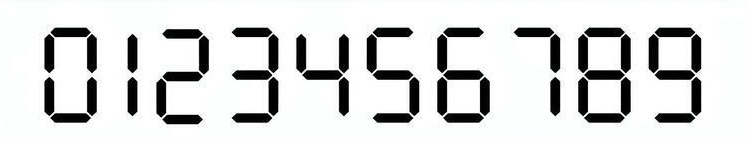
#> input picture seven_segment_digits.jpeg, 748 x 141 px
$ python -i main.py   (imports and definitions only)
#> lines starting #> are read from the running program, lines starting #| are printed output that depends on the picture; after the words box and inside, x2 and y2 are one past the last pixel; in counts of white or black regions, pixels touching at a corner belong together; pictures that were not available may be replaced by others from this repository, and a replacement may not be noted
### noise.py
import random

import numpy as np

# https://qiita.com/Cartelet/items/9fcf3890a9ac59e1fd1f


class PerlinNoise:
    def fade(self, t):
        return 6 * t**5 - 15 * t**4 + 10 * t**3

    def lerp(self, a, b, t):
        return a + self.fade(t) * (b - a)

    def perlin(self, r):
        ri = np.floor(r).astype(int)
        ri[0] -= ri[0].min()
        ri[1] -= ri[1].min()
        rf = np.array(r) % 1
        g = 2 * np.random.rand(ri[0].max() + 2, ri[1].max() + 2, 2) - 1
        e = np.array([[[[0, 0], [0, 1], [1, 0], [1, 1]]]])
        er = (np.array([rf]).transpose(2, 3, 0, 1) - e).reshape(
            r.shape[1], r.shape[2], 4, 1, 2
        )
        gr = (
            np.r_[
                "3,4,0",
                g[ri[0], ri[1]],
                g[ri[0], ri[1] + 1],
                g[ri[0] + 1, ri[1]],
                g[ri[0] + 1, ri[1] + 1],
            ]
            .transpose(0, 1, 3, 2)
            .reshape(r.shape[1], r.shape[2], 4, 2, 1)
        )
        p = (er @ gr).reshape(r.shape[1], r.shape[2], 4).transpose(2, 0, 1)

        return self.lerp(
            self.lerp(p[0], p[2], rf[0]), self.lerp(p[1], p[3], rf[0]), rf[1]
        )

    def generate(self, N=512, scale=1, count=1):
        y = np.zeros((N, N))
        for i in range(1, count + 1):
            x = np.linspace(0, scale, N)
            r = np.array(np.meshgrid(x, x))
            y += self.perlin(r)
        y = (y - y.min()) / (y.max() - y.min())
        return y


class NoiseImage:
    def __init__(self):
        self.perlin = PerlinNoise()

    def generate(self, N=512, count=1):
        base = np.random.rand(3) * 255
        for i in range(1, count + 1):
            scale = random.randint(1, 10 * (count + 1))
            y = self.perlin.generate(N=N, scale=scale)
            color2 = np.random.rand(3) * 255
            alpha = np.dstack([y, y, y])
            base = (1 - alpha) * base + alpha * color2
        return base

### main.py
import os
import random
import xml.etree.ElementTree as ET
from concurrent.futures import ProcessPoolExecutor
from pathlib import Path

import cv2
import numpy as np
from tqdm import tqdm

from noise import NoiseImage

MAX_WORKERS = None


def load_digit_images(digit_image_dir, key):
    img_path = os.path.join(digit_image_dir, f"digit_{key}.png")
    img = cv2.imread(img_path, cv2.IMREAD_GRAYSCALE)
    img_color = cv2.cvtColor(img, cv2.COLOR_GRAY2BGR)
    return img_color


def create_number_image(digit_images):
    # 各数字を並べて一つの画像に結合します
    digit_imgs = []
    bounding_boxes = []
    x_offset = 0
    max_height = 0
    for img in digit_images:
        h, w, _ = img.shape
        max_height = max(max_height, h)
        digit_imgs.append((img, (w, h)))

    total_width = sum([w for img, (w, h) in digit_imgs])
    # 数字間のランダムなマージンを計算
    margin = random.randint(0, 15)
    total_margin = sum(margin for _ in range(len(digit_imgs) - 1))
    total_width += total_margin

    # カラー画像として初期化
    number_image = np.zeros((max_height, total_width, 3), dtype=np.uint8)
    pad = 10
    for i, (img, (w, h)) in enumerate(digit_imgs):
        y_offset = (max_height - h) // 2
        x_offset = sum([w + margin - pad for img, (w, h) in digit_imgs[:i]])
        number_image[y_offset : y_offset + h, x_offset : x_offset + w] = img
        bbox = [x_offset + pad, y_offset + pad, x_offset + w - pad, y_offset + h - pad]
        bounding_boxes.append(bbox)

    return number_image, bounding_boxes


def apply_random_transform(image, bounding_boxes):
    # 画像に余白を追加しておく
    border = int(max(image.shape[0], image.shape[1]) * 0.3)
    padded_image = cv2.copyMakeBorder(
        image, border, border, border, border, cv2.BORDER_CONSTANT, value=[0, 0, 0]
    )
    padded_rows, padded_cols, _ = padded_image.shape

    # アスペクト比の変更を適用（横方向のスケーリング）
    aspect_ratio = random.uniform(0.8, 1.2)
    new_cols = int(padded_cols * aspect_ratio)
    padded_image = cv2.resize(
        padded_image, (new_cols, padded_rows), interpolation=cv2.INTER_LINEAR
    )
    bounding_boxes = [
        [
            int((bbox[0] + border) * aspect_ratio),
            int((bbox[1] + border)),
            int((bbox[2] + border) * aspect_ratio),
            int((bbox[3] + border)),
        ]
        for bbox in bounding_boxes
    ]
    padded_cols = new_cols

    # ランダムな回転角度、スケーリング、平行移動
    angle = random.uniform(-10, 10)
    scale = random.uniform(0.5, 1.2)
    tx = random.uniform(-padded_cols * 0.05, padded_cols * 0.05)
    ty = random.uniform(-padded_rows * 0.05, padded_rows * 0.05)

    # アフィン変換行列を計算
    M_affine = cv2.getRotationMatrix2D((padded_cols / 2, padded_rows / 2), angle, scale)
    M_affine[0, 2] += tx
    M_affine[1, 2] += ty

    # パースペクティブ変換のための点を計算
    dst_size = (padded_cols, padded_rows)
    src_pts = np.float32(
        [
            [0, 0],
            [padded_cols - 1, 0],
            [padded_cols - 1, padded_rows - 1],
            [0, padded_rows - 1],
        ]
    )
    max_displacement = 0.1 * min(padded_cols, padded_rows)
    dst_pts = src_pts + np.float32(
        [
            [
                random.uniform(-max_displacement, max_displacement),
                random.uniform(-max_displacement, max_displacement),
            ]
            for _ in range(4)
        ]
    )

    # アフィン変換行列を3x3に拡張
    M_affine_3x3 = np.vstack([M_affine, [0, 0, 1]])

    # パースペクティブ変換行列を計算
    M_perspective = cv2.getPerspectiveTransform(src_pts, dst_pts)

    # 全体の変換行列（ホモグラフィー行列）を計算
    M_total = M_perspective @ M_affine_3x3

    # 画像に全体の変換を適用
    transformed_image = cv2.warpPerspective(
        padded_image,
        M_total,
        dst_size,
        borderMode=cv2.BORDER_CONSTANT,
        borderValue=[0, 0, 0],
    )

    # バウンディングボックスを変換
    new_bounding_boxes = []
    for bbox in bounding_boxes:
        bbox_pts = np.float32(
            [
                [bbox[0], bbox[1]],
                [bbox[2], bbox[1]],
                [bbox[2], bbox[3]],
                [bbox[0], bbox[3]],
            ]
        ).reshape(-1, 1, 2)
        # 全体の変換行列を適用
        transformed_pts = cv2.perspectiveTransform(bbox_pts, M_total)
        transformed_pts = transformed_pts.reshape(-1, 2)
        x_coords = transformed_pts[:, 0]
        y_coords = transformed_pts[:, 1]
        new_bbox = [
            int(np.min(x_coords)),
            int(np.min(y_coords)),
            int(np.max(x_coords)),
            int(np.max(y_coords)),
        ]
        new_bounding_boxes.append(new_bbox)

    return transformed_image, new_bounding_boxes


def change_background_and_digit_colors(image):
    # 画像をグレースケールに変換してマスクを作成
    gray_image = cv2.cvtColor(image, cv2.COLOR_BGR2GRAY)
    _, mask = cv2.threshold(gray_image, 150, 255, cv2.THRESH_BINARY)
    mask_inv = cv2.bitwise_not(mask)

    # 数字の色と背景色をランダムに設定（BGR）
    digit_color = [random.randint(0, 255) for _ in range(3)]

    # 数字の部分を着色
    digit_colored = np.full(image.shape, digit_color, dtype=np.uint8)
    return digit_colored, mask_inv


def place_on_canvas(image, canvas, mask_inv):
    img_h, img_w, _ = image.shape
    scale = 1.0  # スケーリングファクターの初期化

    x_offset = random.randint(0, canvas.shape[1] - img_w)
    y_offset = random.randint(0, canvas.shape[0] - img_h)

    a = cv2.bitwise_and(
        canvas[y_offset : y_offset + img_h, x_offset : x_offset + img_w],
        canvas[y_offset : y_offset + img_h, x_offset : x_offset + img_w],
        mask=mask_inv,
    )

    b = cv2.bitwise_and(image, image, mask=cv2.bitwise_not(mask_inv))

    canvas[y_offset : y_offset + img_h, x_offset : x_offset + img_w] = a + b

    return canvas, x_offset, y_offset, img_w, img_h, scale


# [11 lines left out: function update_bounding_boxes, not called in this run]


def add_gradient_noise(image):
    h, w = image.shape[:2]

    if random.choice([True, False]):
        gradient = np.tile(np.linspace(0, 1, w, dtype=np.float32), (h, 1))
    else:
        gradient = np.tile(np.linspace(0, 1, h, dtype=np.float32), (w, 1)).T

    # ランダムな強度と方向を設定
    intensity = random.uniform(0, 1)
    gradient = gradient * intensity

    # グラデーションをカラー画像に拡張
    gradient = cv2.merge([gradient, gradient, gradient])

    # 画像にグラデーションを適用
    image_with_gradient = cv2.convertScaleAbs(image.astype(np.float32) * (1 + gradient))

    return image_with_gradient


# [41 lines left out: function save_image_and_annotations, not called in this run]


def process_image(i):
    output_dir = "output_images"
    digit_image_dir = "output_digits"

    num_digits = random.randint(1, 3)
    labels = [str(random.randint(0, 9)) for _ in range(num_digits)]
    digits_list = [load_digit_images(digit_image_dir, label) for label in labels]
    number_image, bounding_boxes = create_number_image(digits_list)
    transformed_image, new_bounding_boxes = apply_random_transform(
        number_image, bounding_boxes
    )
    colored_image, mask_inv = change_background_and_digit_colors(transformed_image)

    gradient_image = add_gradient_noise(colored_image)

    rand = random.random()
    if rand < 0.2:
        color = [random.randint(0, 255) for _ in range(3)]
        canvas = np.full((224 * 3, 224 * 3, 3), color, dtype=np.uint8)
    else:
        canvas = NoiseImage().generate(N=224 * 3, count=5).astype(np.uint8)

    canvas_image, x_offset, y_offset, img_w, img_h, scale = place_on_canvas(
        gradient_image,
        canvas,
        mask_inv,
    )

    final_bounding_boxes = update_bounding_boxes(
        new_bounding_boxes, x_offset, y_offset, scale
    )
    filename_prefix = f"augmented_{i}"
    save_image_and_annotations(
        canvas_image, final_bounding_boxes, filename_prefix, output_dir, labels
    )
    return filename_prefix


# [32 lines left out: function main, not called in this run]


# [2 lines not run here, left out]

>>> import cv2
>>> picture = cv2.imread('seven_segment_digits.jpeg', cv2.IMREAD_GRAYSCALE)
#> picture: shape (141, 748); min 0, max 255, mean 214.3
>>> result = process_image(picture)
#> in process_image, `digits_list = [load_digit_images(digit_image_dir, label) for label in ..`: digits_list = 2 items
#> the loop in create_number_image, `for img in digit_images:` made 2 passes
#> (h, w, max_height) on passes 1 to 2: (141, 748, 141), (141, 748, 141)
#> in create_number_image, `total_width = sum([w for img, (w, h) in digit_imgs])`: total_width = 1496
#> in create_number_image, `total_margin = sum(margin for _ in range(len(digit_imgs) - 1))`: total_margin = 8
#> in create_number_image, `total_width += total_margin`: total_width = 1504
#> the loop in create_number_image, `for i, (img, (w, h)) in enumerate(digit_imgs):` made 2 passes
#> (w, h, y_offset, x_offset, bbox) on passes 1 to 2: (748, 141, 0, 0, [10, 10, 738, 131]), (748, 141, 0, 746, [756, 10, 1484, 131])
#> after the loop in create_number_image, `for i, (img, (w, h)) in enumerate(digit_imgs):`:
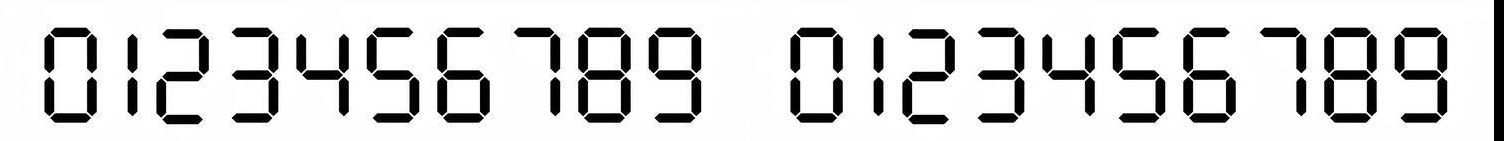
#> number_image: shape (141, 1504, 3); min 0, max 255, mean 212.8
#> after the loop in create_number_image, `for i, (img, (w, h)) in enumerate(digit_imgs):`: bounding_boxes = [[10, 10, 738, 131], [756, 10, 1484, 131]]
#> in apply_random_transform, `padded_image = cv2.resize( padded_image, (new_cols, padded_rows), inte..`:
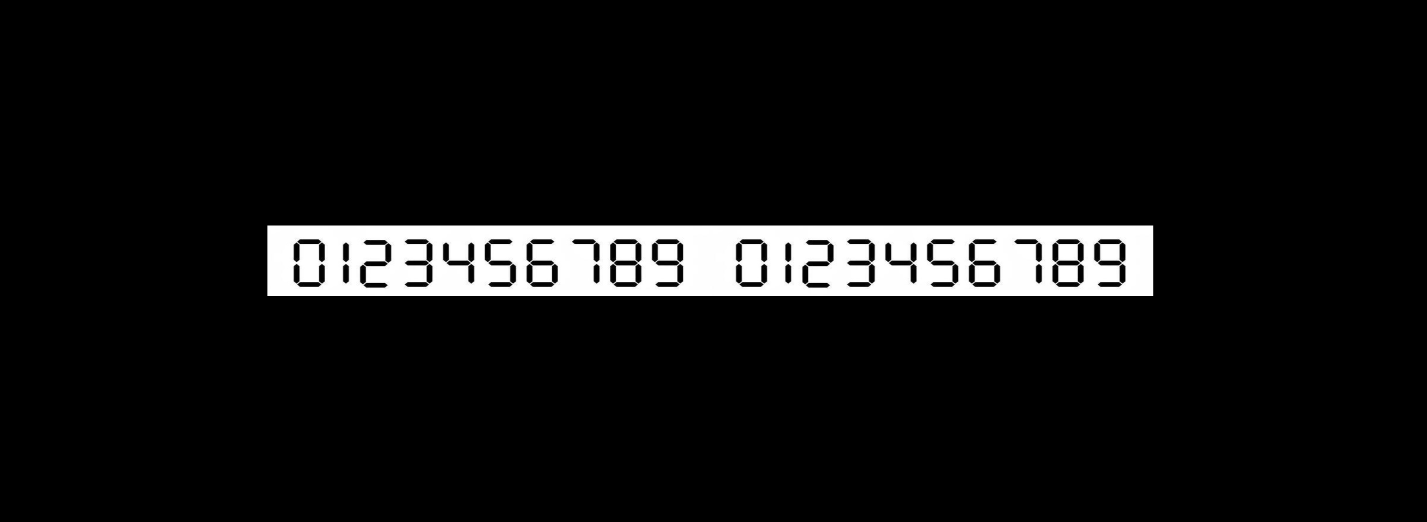
#> padded_image: shape (1043, 2853, 3) (shown at 1/2 size); min 0, max 255, mean 18
#> in apply_random_transform, `bounding_boxes = [ [ int((bbox[0] + border) * aspect_ratio), int((bbox..`: bounding_boxes = [[546, 461, 1410, 582], [1431, 461, 2295, 582]]
#> in apply_random_transform, `transformed_image = cv2.warpPerspective( padded_image, M_total, dst_si..`:
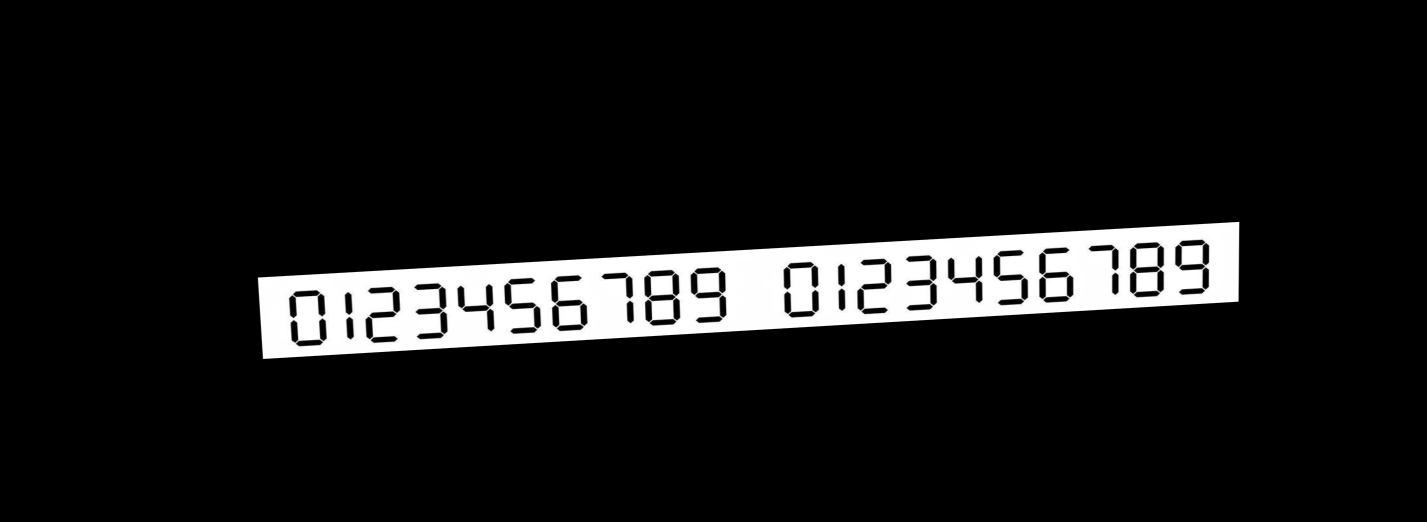
#> transformed_image: shape (1043, 2853, 3) (shown at 1/2 size); min 0, max 255, mean 22.8
#> the loop in apply_random_transform, `for bbox in bounding_boxes:` made 2 passes
#> (bbox, bbox_pts, x_coords, y_coords, new_bbox) on passes 1 to 2: ([546, 461, 1410, 582], [[546, 461], [1410, 461], [1410, 582], [546, 582]], [529.3, 1497.9, 1501.6, 538.1], [566, 510.9, 649.3, 705.8], [529, 510, 1501, 705]), ([1431, 461, 2295, 582], [[1431, 461], [2295, 461], [2295, 582], [1431, 582]], [1521.2, 2466.2, 2465, 1524.8], [509.6, 455.9, 592.8, 647.9], [1521, 455, 2466, 647])
#> after the loop in apply_random_transform, `for bbox in bounding_boxes:`: new_bounding_boxes = [[529, 510, 1501, 705], [1521, 455, 2466, 647]]
#> in change_background_and_digit_colors, `_, mask = cv2.threshold(gray_image, 150, 255, cv2.THRESH_BINARY)`:
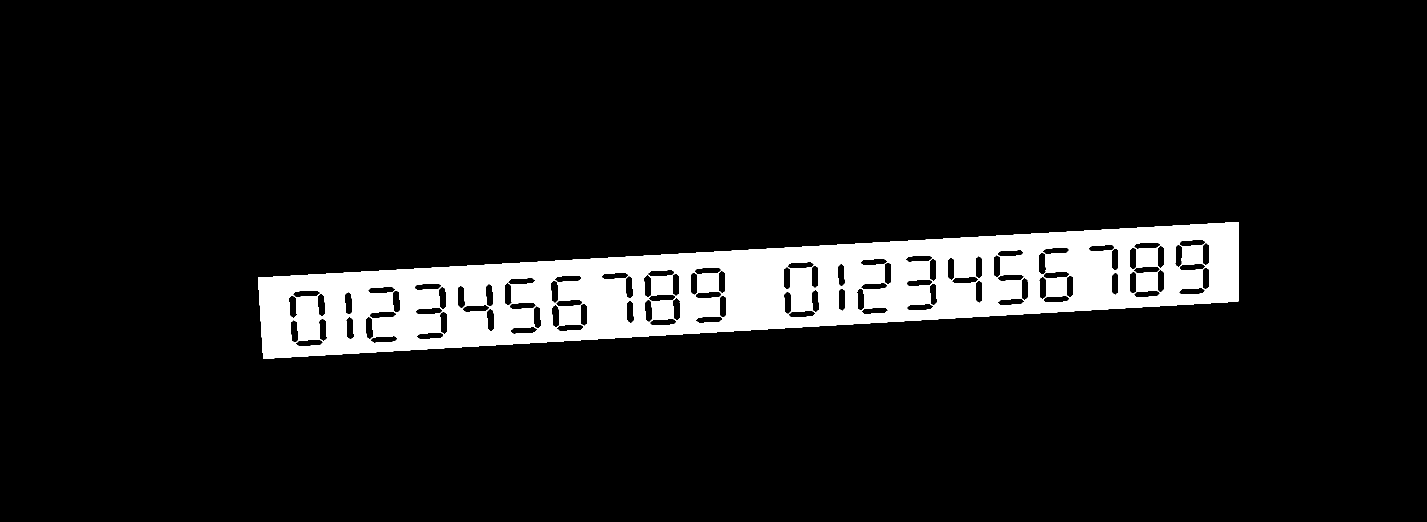
#> mask: shape (1043, 2853) (shown at 1/2 size); 8.9% white; 1 white region, box (x1, y1, x2, y2) and area: (516, 444, 2478, 718) 263849
#> in change_background_and_digit_colors, `mask_inv = cv2.bitwise_not(mask)`:
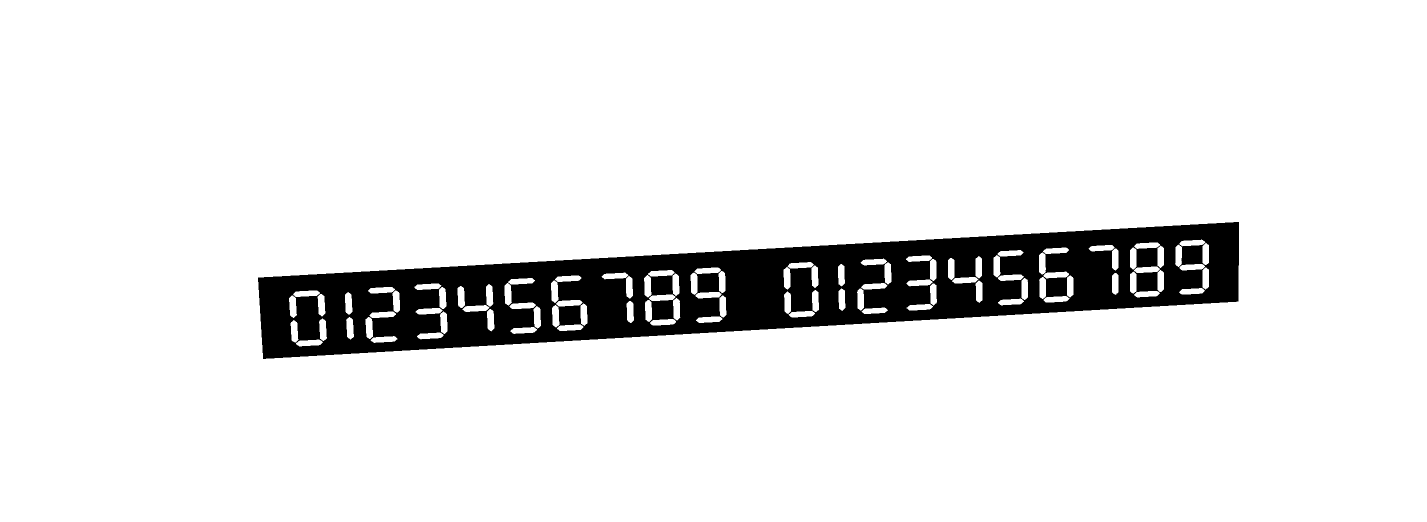
#> mask_inv: shape (1043, 2853) (shown at 1/2 size); 91.1% white; 1 black region, box (x1, y1, x2, y2) and area: (516, 444, 2478, 718) 263849
#> in change_background_and_digit_colors, `digit_color = [random.randint(0, 255) for _ in range(3)]`: digit_color = [75, 158, 50]
#> in change_background_and_digit_colors, `digit_colored = np.full(image.shape, digit_color, dtype=np.uint8)`:
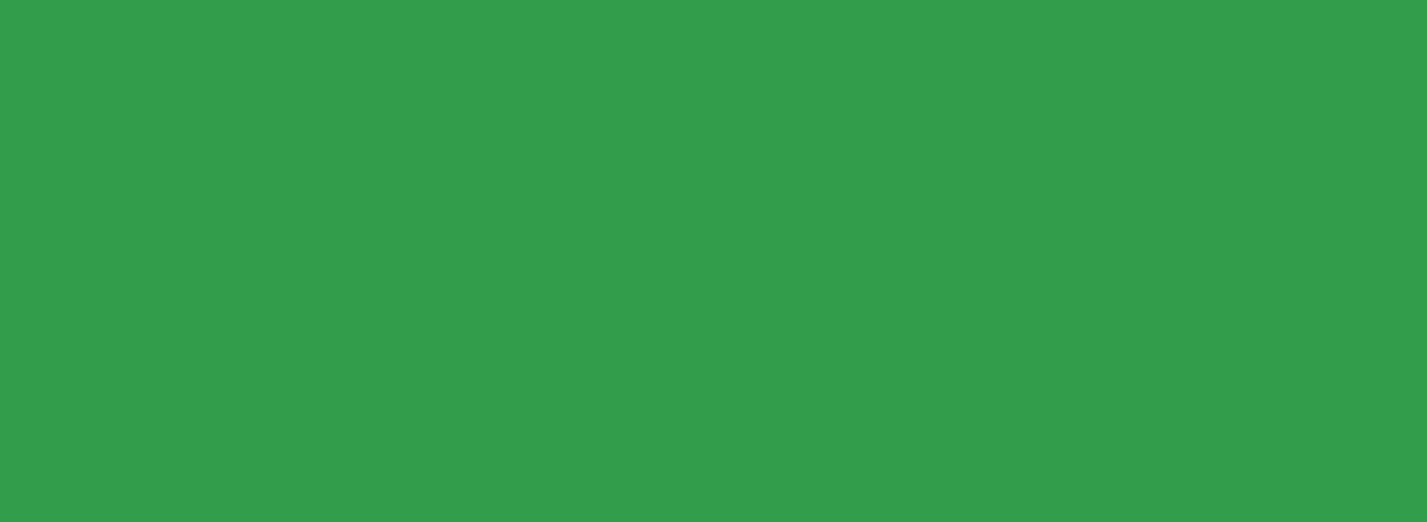
#> digit_colored: shape (1043, 2853, 3) (shown at 1/2 size); mean B, G, R 75, 158, 50
#> in add_gradient_noise, `image_with_gradient = cv2.convertScaleAbs(image.astype(np.float32) * (..`:
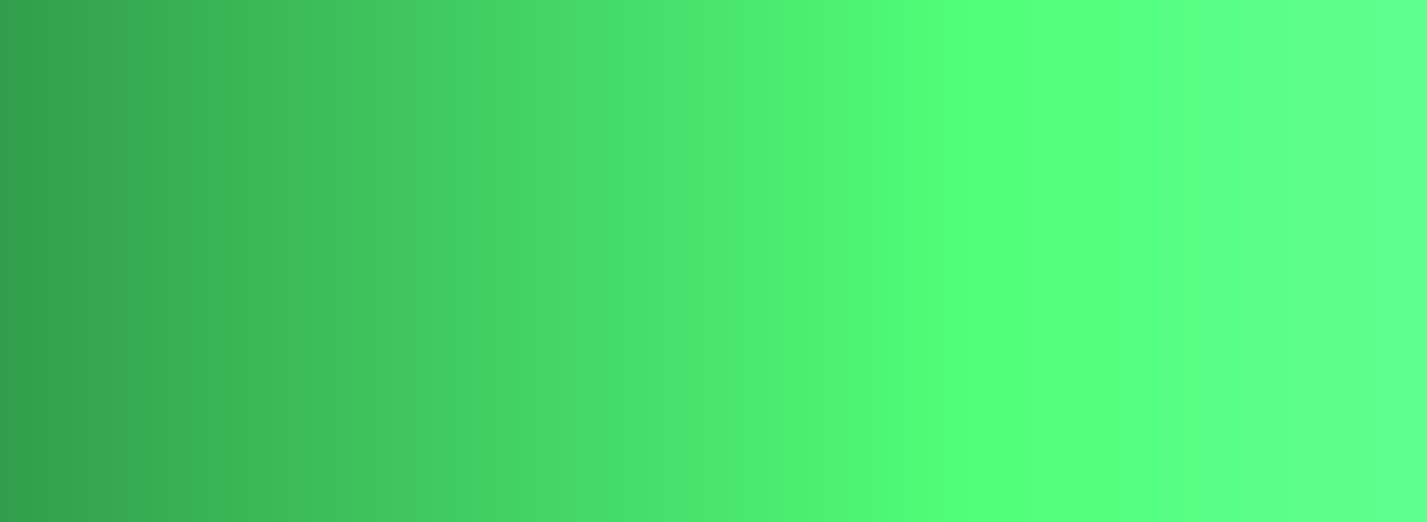
#> image_with_gradient: shape (1043, 2853, 3) (shown at 1/2 size); mean B, G, R 108.7, 221.9, 72.5
#> (the run stopped early here; a loop or call above may not have finished)
